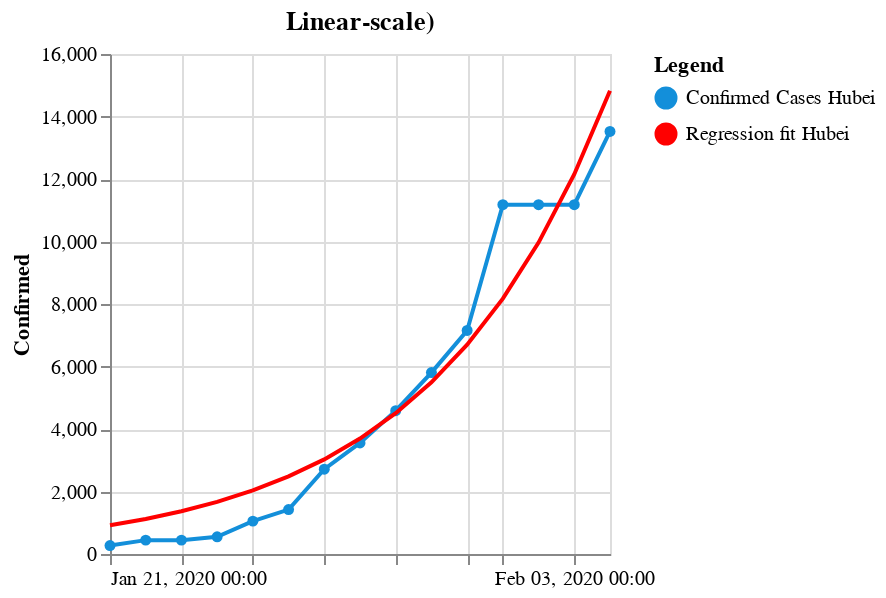

Here is the notebook cell this chart was saved with:
### Code cell
l

### Figure 1 — Vega-Lite specification as saved in the notebook (floating-point values rounded to 4 significant figures)
{"config": {"view": {"continuousWidth": 400, "continuousHeight": 300}}, "layer": [{"data": {"name": "data-0cb4bc3792ec1c0128a65d1772cc8bd7"}, "mark": {"type": "line", "point": true}, "encoding": {"color": {"type": "nominal", "field": "Legend", "scale": {"range": ["#138FDA", "red"]}}, "order": {"type": "temporal", "field": "Date"}, "x": {"type": "temporal", "field": "Date", "title": null}, "y": {"type": "quantitative", "field": "Confirmed", "scale": {"type": "linear"}, "title": "Confirmed"}}, "height": 250, "width": 250}, {"data": {"name": "data-d225e663e549f1da4c19a9fba4931c93"}, "mark": "line", "encoding": {"color": {"type": "nominal", "field": "Legend", "scale": {"range": ["red"]}}, "x": {"type": "temporal", "field": "fit_date", "timeUnit": "yearmonthdatehours"}, "y": {"type": "quantitative", "field": "fit_confirmed"}}}], "title": "Linear-scale)", "$schema": "https://vega.github.io/schema/vega-lite/v4.0.2.json", "datasets": {"data-0cb4bc3792ec1c0128a65d1772cc8bd7": [{"Province/State": "Hubei", "Date": "2020-01-21T00:00:00", "Confirmed": 270.0, "Deaths": null, "Recovered": null, "Legend": "Confirmed Cases Hubei"}, {"Province/State": "Hubei", "Date": "2020-01-22T00:00:00", "Confirmed": 444.0, "Deaths": null, "Recovered": null, "Legend": "Confirmed Cases Hubei"}, {"Province/State": "Hubei", "Date": "2020-01-23T00:00:00", "Confirmed": 444.0, "Deaths": null, "Recovered": 28.0, "Legend": "Confirmed Cases Hubei"}, {"Province/State": "Hubei", "Date": "2020-01-24T00:00:00", "Confirmed": 549.0, "Deaths": 24.0, "Recovered": 31.0, "Legend": "Confirmed Cases Hubei"}, {"Province/State": "Hubei", "Date": "2020-01-25T00:00:00", "Confirmed": 1052.0, "Deaths": 52.0, "Recovered": 42.0, "Legend": "Confirmed Cases Hubei"}, {"Province/State": "Hubei", "Date": "2020-01-26T00:00:00", "Confirmed": 1423.0, "Deaths": 76.0, "Recovered": 44.0, "Legend": "Confirmed Cases Hubei"}, {"Province/State": "Hubei", "Date": "2020-01-27T00:00:00", "Confirmed": 2714.0, "Deaths": 100.0, "Recovered": 47.0, "Legend": "Confirmed Cases Hubei"}, {"Province/State": "Hubei", "Date": "2020-01-28T00:00:00", "Confirmed": 3554.0, "Deaths": 125.0, "Recovered": 80.0, "Legend": "Confirmed Cases Hubei"}, {"Province/State": "Hubei", "Date": "2020-01-29T00:00:00", "Confirmed": 4586.0, "Deaths": 162.0, "Recovered": 90.0, "Legend": "Confirmed Cases Hubei"}, {"Province/State": "Hubei", "Date": "2020-01-30T00:00:00", "Confirmed": 5806.0, "Deaths": 204.0, "Recovered": 116.0, "Legend": "Confirmed Cases Hubei"}, {"Province/State": "Hubei", "Date": "2020-01-31T00:00:00", "Confirmed": 7153.0, "Deaths": 249.0, "Recovered": 169.0, "Legend": "Confirmed Cases Hubei"}, {"Province/State": "Hubei", "Date": "2020-02-01T00:00:00", "Confirmed": 11180.0, "Deaths": 350.0, "Recovered": 295.0, "Legend": "Confirmed Cases Hubei"}, {"Province/State": "Hubei", "Date": "2020-02-02T00:00:00", "Confirmed": 11180.0, "Deaths": 350.0, "Recovered": 295.0, "Legend": "Confirmed Cases Hubei"}, {"Province/State": "Hubei", "Date": "2020-02-03T00:00:00", "Confirmed": 11180.0, "Deaths": 350.0, "Recovered": 300.0, "Legend": "Confirmed Cases Hubei"}, {"Province/State": "Hubei", "Date": "2020-02-04T00:00:00", "Confirmed": 13520.0, "Deaths": 414.0, "Recovered": 396.0, "Legend": "Confirmed Cases Hubei"}], "data-d225e663e549f1da4c19a9fba4931c93": [{"fit_date": "2020-01-21T00:00:00", "fit_confirmed": 920.0, "Legend": "Regression fit Hubei"}, {"fit_date": "2020-01-22T00:00:00", "fit_confirmed": 1122.0, "Legend": "Regression fit Hubei"}, {"fit_date": "2020-01-23T00:00:00", "fit_confirmed": 1369.0, "Legend": "Regression fit Hubei"}, {"fit_date": "2020-01-24T00:00:00", "fit_confirmed": 1669.0, "Legend": "Regression fit Hubei"}, {"fit_date": "2020-01-25T00:00:00", "fit_confirmed": 2036.0, "Legend": "Regression fit Hubei"}, {"fit_date": "2020-01-26T00:00:00", "fit_confirmed": 2483.0, "Legend": "Regression fit Hubei"}, {"fit_date": "2020-01-27T00:00:00", "fit_confirmed": 3028.0, "Legend": "Regression fit Hubei"}, {"fit_date": "2020-01-28T00:00:00", "fit_confirmed": 3693.0, "Legend": "Regression fit Hubei"}, {"fit_date": "2020-01-29T00:00:00", "fit_confirmed": 4504.0, "Legend": "Regression fit Hubei"}, {"fit_date": "2020-01-30T00:00:00", "fit_confirmed": 5493.0, "Legend": "Regression fit Hubei"}, {"fit_date": "2020-01-31T00:00:00", "fit_confirmed": 6700.0, "Legend": "Regression fit Hubei"}, {"fit_date": "2020-02-01T00:00:00", "fit_confirmed": 8171.0, "Legend": "Regression fit Hubei"}, {"fit_date": "2020-02-02T00:00:00", "fit_confirmed": 9966.0, "Legend": "Regression fit Hubei"}, {"fit_date": "2020-02-03T00:00:00", "fit_confirmed": 12150.0, "Legend": "Regression fit Hubei"}, {"fit_date": "2020-02-04T00:00:00", "fit_confirmed": 14820.0, "Legend": "Regression fit Hubei"}]}}
